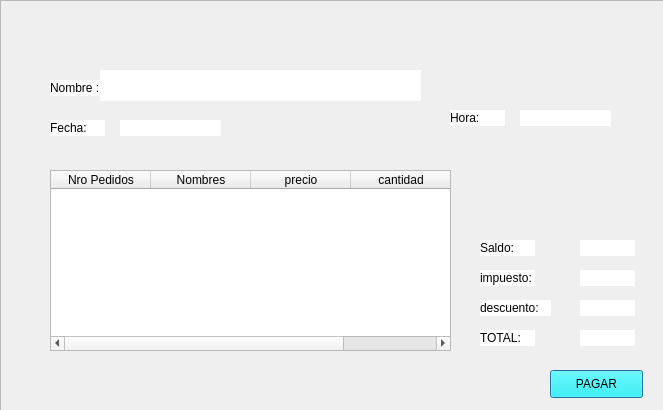
<?xml version="1.0" encoding="UTF-8"?>
<ui version="4.0">
 <class>Facturas</class>
 <widget class="QDialog" name="Facturas">
  <property name="geometry">
   <rect>
    <x>0</x>
    <y>0</y>
    <width>663</width>
    <height>410</height>
   </rect>
  </property>
  <property name="windowTitle">
   <string>Dialog</string>
  </property>
  <property name="styleSheet">
   <string notr="true"/>
  </property>
  <widget class="QLabel" name="label_nombre">
   <property name="geometry">
    <rect>
     <x>100</x>
     <y>70</y>
     <width>321</width>
     <height>31</height>
    </rect>
   </property>
   <property name="styleSheet">
    <string notr="true">background-color: rgb(255, 255, 255);</string>
   </property>
   <property name="text">
    <string/>
   </property>
  </widget>
  <widget class="QLabel" name="label_2">
   <property name="geometry">
    <rect>
     <x>50</x>
     <y>80</y>
     <width>55</width>
     <height>16</height>
    </rect>
   </property>
   <property name="styleSheet">
    <string notr="true">background-color: rgb(255, 255, 255);</string>
   </property>
   <property name="text">
    <string>Nombre :</string>
   </property>
  </widget>
  <widget class="QLabel" name="label_3">
   <property name="geometry">
    <rect>
     <x>50</x>
     <y>120</y>
     <width>55</width>
     <height>16</height>
    </rect>
   </property>
   <property name="styleSheet">
    <string notr="true">background-color: rgb(255, 255, 255);</string>
   </property>
   <property name="text">
    <string>Fecha:</string>
   </property>
  </widget>
  <widget class="QLabel" name="label_4">
   <property name="geometry">
    <rect>
     <x>450</x>
     <y>110</y>
     <width>55</width>
     <height>16</height>
    </rect>
   </property>
   <property name="styleSheet">
    <string notr="true">background-color: rgb(255, 255, 255);</string>
   </property>
   <property name="text">
    <string>Hora:</string>
   </property>
  </widget>
  <widget class="QLabel" name="label_fecha">
   <property name="geometry">
    <rect>
     <x>120</x>
     <y>120</y>
     <width>101</width>
     <height>16</height>
    </rect>
   </property>
   <property name="styleSheet">
    <string notr="true">background-color: rgb(255, 255, 255);</string>
   </property>
   <property name="text">
    <string/>
   </property>
  </widget>
  <widget class="QLabel" name="label_hora">
   <property name="geometry">
    <rect>
     <x>520</x>
     <y>110</y>
     <width>91</width>
     <height>16</height>
    </rect>
   </property>
   <property name="styleSheet">
    <string notr="true">background-color: rgb(255, 255, 255);</string>
   </property>
   <property name="text">
    <string/>
   </property>
  </widget>
  <widget class="QLabel" name="label">
   <property name="geometry">
    <rect>
     <x>480</x>
     <y>240</y>
     <width>55</width>
     <height>16</height>
    </rect>
   </property>
   <property name="styleSheet">
    <string notr="true">background-color: rgb(255, 255, 255);</string>
   </property>
   <property name="text">
    <string>Saldo:</string>
   </property>
  </widget>
  <widget class="QLabel" name="label_saldp">
   <property name="geometry">
    <rect>
     <x>580</x>
     <y>240</y>
     <width>55</width>
     <height>16</height>
    </rect>
   </property>
   <property name="styleSheet">
    <string notr="true">background-color: rgb(255, 255, 255);</string>
   </property>
   <property name="text">
    <string/>
   </property>
  </widget>
  <widget class="QLabel" name="label_impuesto">
   <property name="geometry">
    <rect>
     <x>580</x>
     <y>270</y>
     <width>55</width>
     <height>16</height>
    </rect>
   </property>
   <property name="styleSheet">
    <string notr="true">background-color: rgb(255, 255, 255);</string>
   </property>
   <property name="text">
    <string/>
   </property>
  </widget>
  <widget class="QLabel" name="label_7">
   <property name="geometry">
    <rect>
     <x>480</x>
     <y>270</y>
     <width>55</width>
     <height>16</height>
    </rect>
   </property>
   <property name="styleSheet">
    <string notr="true">background-color: rgb(255, 255, 255);</string>
   </property>
   <property name="text">
    <string>impuesto:</string>
   </property>
  </widget>
  <widget class="QLabel" name="label_8">
   <property name="geometry">
    <rect>
     <x>480</x>
     <y>300</y>
     <width>71</width>
     <height>16</height>
    </rect>
   </property>
   <property name="styleSheet">
    <string notr="true">background-color: rgb(255, 255, 255);</string>
   </property>
   <property name="text">
    <string>descuento:</string>
   </property>
  </widget>
  <widget class="QLabel" name="label_descuento">
   <property name="geometry">
    <rect>
     <x>580</x>
     <y>300</y>
     <width>55</width>
     <height>16</height>
    </rect>
   </property>
   <property name="styleSheet">
    <string notr="true">background-color: rgb(255, 255, 255);</string>
   </property>
   <property name="text">
    <string/>
   </property>
  </widget>
  <widget class="QLabel" name="label_10">
   <property name="geometry">
    <rect>
     <x>480</x>
     <y>330</y>
     <width>55</width>
     <height>16</height>
    </rect>
   </property>
   <property name="styleSheet">
    <string notr="true">background-color: rgb(255, 255, 255);</string>
   </property>
   <property name="text">
    <string>TOTAL:</string>
   </property>
  </widget>
  <widget class="QLabel" name="label_total">
   <property name="geometry">
    <rect>
     <x>580</x>
     <y>330</y>
     <width>55</width>
     <height>16</height>
    </rect>
   </property>
   <property name="styleSheet">
    <string notr="true">background-color: rgb(255, 255, 255);</string>
   </property>
   <property name="text">
    <string/>
   </property>
  </widget>
  <widget class="QPushButton" name="pushButton_cancelar">
   <property name="geometry">
    <rect>
     <x>550</x>
     <y>370</y>
     <width>93</width>
     <height>28</height>
    </rect>
   </property>
   <property name="styleSheet">
    <string notr="true">background-color: rgb(255, 255, 255);
background-color: rgb(0, 255, 255);</string>
   </property>
   <property name="text">
    <string>PAGAR</string>
   </property>
  </widget>
  <widget class="QTableWidget" name="tableWidget_factura">
   <property name="geometry">
    <rect>
     <x>50</x>
     <y>170</y>
     <width>401</width>
     <height>181</height>
    </rect>
   </property>
   <property name="styleSheet">
    <string notr="true">background-color: qconicalgradient(cx:0.5, cy:0.5, angle:0, stop:0 rgba(35, 40, 3, 255), stop:0.16 rgba(136, 106, 22, 255), stop:0.225 rgba(166, 140, 41, 255), stop:0.285 rgba(204, 181, 74, 255), stop:0.345 rgba(235, 219, 102, 255), stop:0.415 rgba(245, 236, 112, 255), stop:0.52 rgba(209, 190, 76, 255), stop:0.57 rgba(187, 156, 51, 255), stop:0.635 rgba(168, 142, 42, 255), stop:0.695 rgba(202, 174, 68, 255), stop:0.75 rgba(218, 202, 86, 255), stop:0.815 rgba(208, 187, 73, 255), stop:0.88 rgba(187, 156, 51, 255), stop:0.935 rgba(137, 108, 26, 255), stop:1 rgba(35, 40, 3, 255));</string>
   </property>
   <column>
    <property name="text">
     <string>Nro Pedidos</string>
    </property>
   </column>
   <column>
    <property name="text">
     <string>Nombres</string>
    </property>
   </column>
   <column>
    <property name="text">
     <string>precio</string>
    </property>
   </column>
   <column>
    <property name="text">
     <string>cantidad</string>
    </property>
   </column>
  </widget>
  <widget class="QFrame" name="frame">
   <property name="geometry">
    <rect>
     <x>0</x>
     <y>0</y>
     <width>671</width>
     <height>411</height>
    </rect>
   </property>
   <property name="styleSheet">
    <string notr="true">background-image: url(:/image/38216558_m-e1487706381778-847x445.jpg);</string>
   </property>
   <property name="frameShape">
    <enum>QFrame::StyledPanel</enum>
   </property>
   <property name="frameShadow">
    <enum>QFrame::Raised</enum>
   </property>
  </widget>
  <zorder>frame</zorder>
  <zorder>label_2</zorder>
  <zorder>label_nombre</zorder>
  <zorder>label_3</zorder>
  <zorder>label_fecha</zorder>
  <zorder>label_4</zorder>
  <zorder>label_hora</zorder>
  <zorder>tableWidget_factura</zorder>
  <zorder>label</zorder>
  <zorder>label_saldp</zorder>
  <zorder>label_7</zorder>
  <zorder>label_8</zorder>
  <zorder>label_10</zorder>
  <zorder>label_impuesto</zorder>
  <zorder>label_descuento</zorder>
  <zorder>label_total</zorder>
  <zorder>pushButton_cancelar</zorder>
 </widget>
 <resources/>
 <connections/>
</ui>
